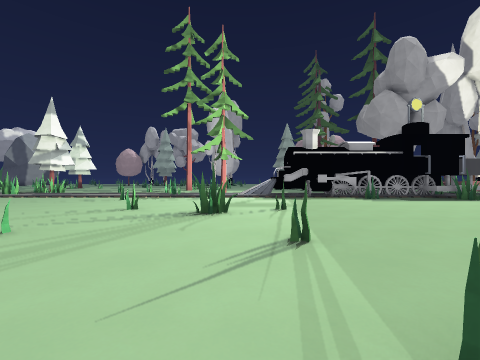
View 1 (above)

16 first-person views from a walk through a level from a Godot 3-D game. The camera is 1.3 m above the floor, looks level and sees 90° across. The floor is counted in squares, 2 m on a side. Each view is taken from the middle of a square. On the plan, view 1 faces up. The plan holds only what a view shows up to about 9 squares ahead; the rest is blank. The place goes on beyond the plan. Characters and animated objects are left out. Surface patterns are stand-ins for the level's own textures.

View 2
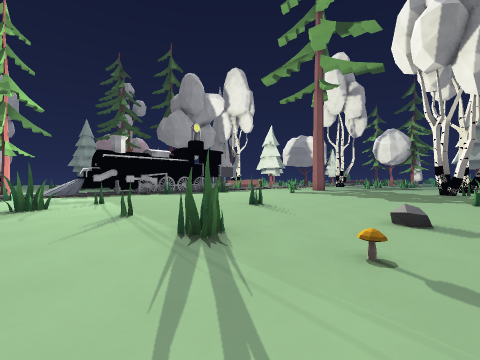

View 3
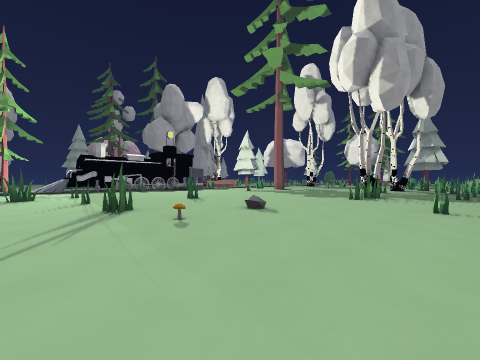

View 4
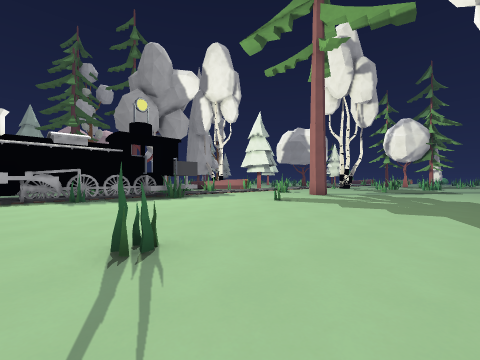

View 5
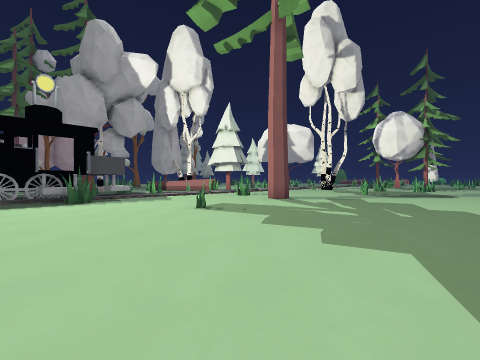

View 6
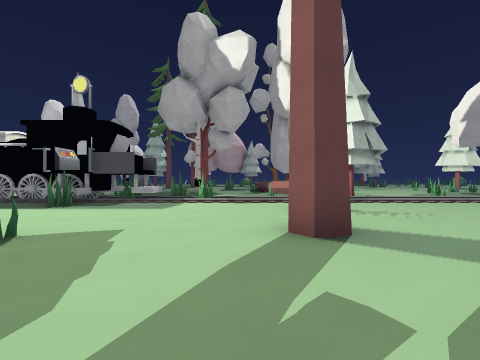

View 7
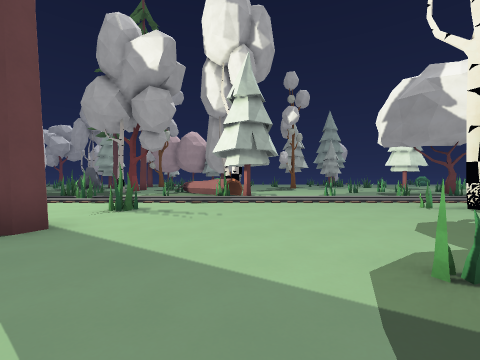

View 8
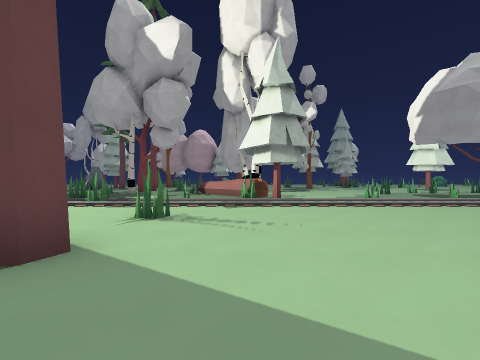

View 9
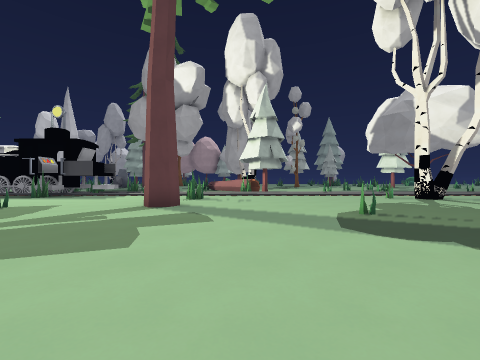

View 10
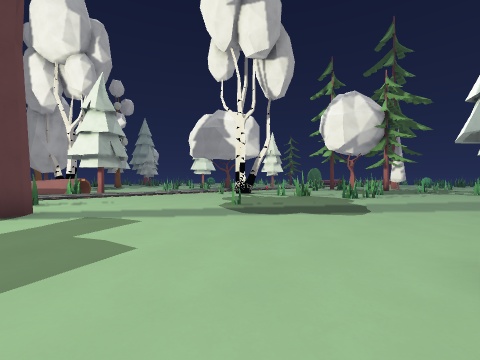

View 11
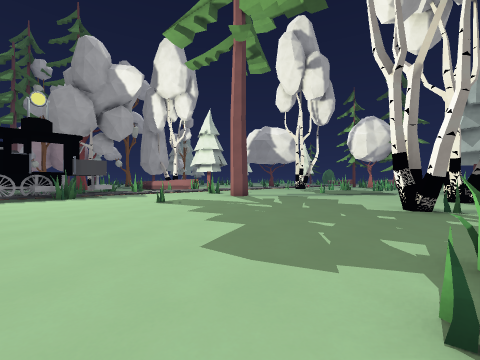

View 12
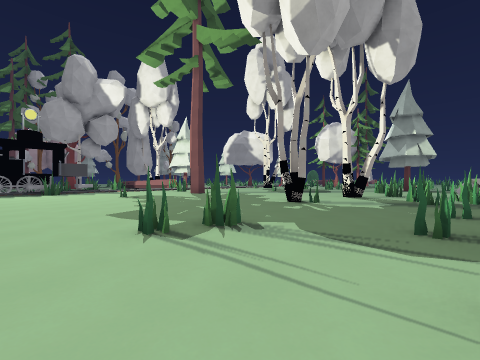

View 13
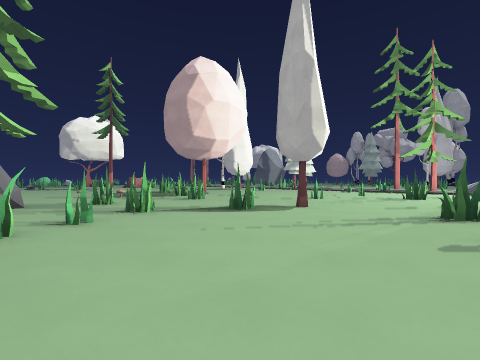

View 14
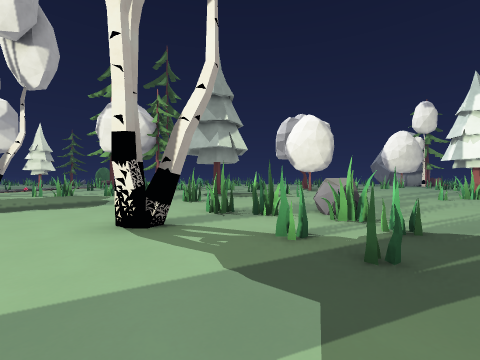

View 15
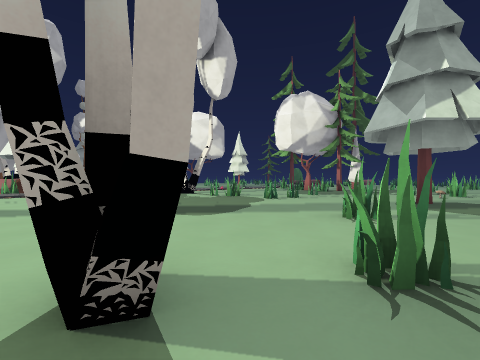

View 16
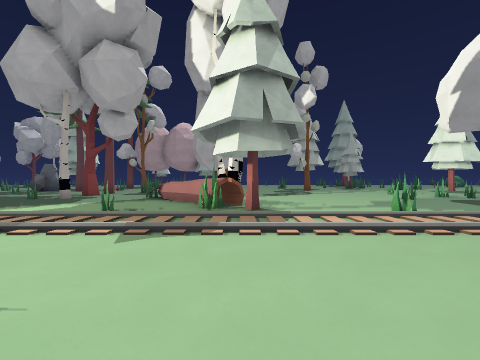

### Floor plan
Key: @ floor where view 1 was taken; # wall or solid block; x gap in a wall; . floor; / step, stairs or slope; = window, fence, low wall or low ledge; ^ raised ledge; M mushroom; R rock; E tree; O other object.
Columns run from 9 left of view 1 to 20 right of it. Each row starts with its distance up from view 1.
 16                    E
 15                  .....^   ....
 14                  .#....^  ....
 13                   ......^=....
 12                    .....^^....
 11                 ^  #..#../..#.
 10                 ###/#/////////
  9  /////     ########///////////
  8  ....#..........##.........../
  7   ....................#.......
  6    ...........................
  5     ....xx#.......#...#.......
  4      .....................#...
  3       #...#...................
  2      ........#................
  1     ..........................
  0    #...#.@....................
 -1   ....=...M..........#......##
 -2  O...............x......#...##
 -3 O..#.#....................#...
 -4 ......#.......#.........###..
 -5   R...#............#....##R..

Where each view was taken, in squares from view 1:
view 1: 0 up, 0 right, facing up
view 2: 2 down, 1 left, facing up-right
view 3: 5 down, 1 left, facing up-right
view 4: 0 up, 3 right, facing up-right
view 5: 0 up, 6 right, facing up-right
view 6: 2 up, 12 right, facing up
view 7: 2 up, 16 right, facing up
view 8: 3 up, 15 right, facing up
view 9: 1 down, 15 right, facing up
view 10: 1 down, 13 right, facing up-right
view 11: 2 down, 6 right, facing up-right
view 12: 5 down, 6 right, facing up-right
view 13: 5 down, 1 right, facing up-left
view 14: 3 down, 12 right, facing right
view 15: 3 down, 15 right, facing up-right
view 16: 6 up, 16 right, facing up
